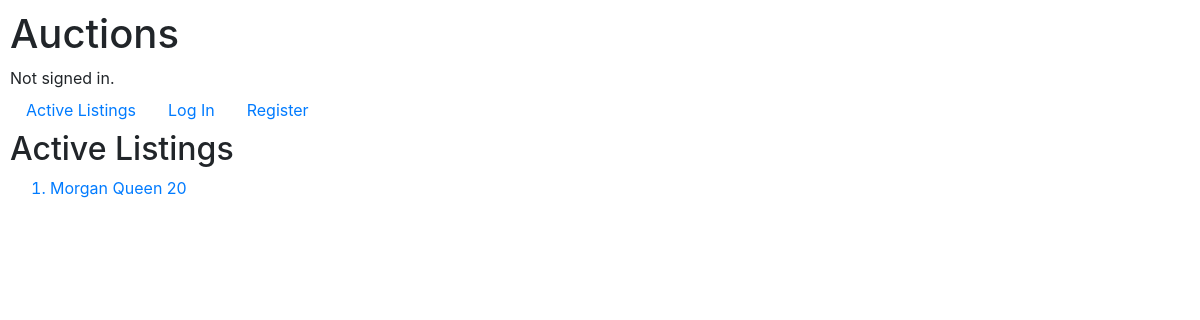
Before: /auctions/ with the older database file.
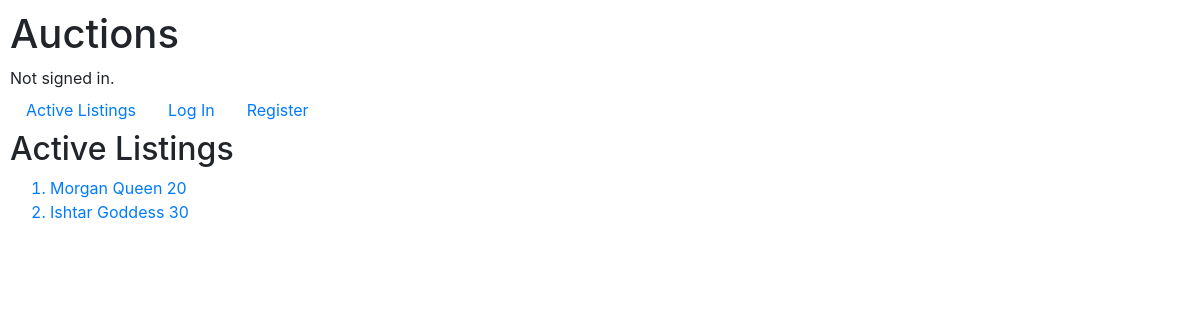
After: the same page with the newer database file.
### auctions/models.py (models this page shows)
class Listing(models.Model):
    creator = models.CharField(max_length=64)
    title = models.CharField(max_length=64)
    description = models.CharField(max_length=64)
    price = models.IntegerField()
    winner = models.CharField(max_length=64, default="None")
    status = models.CharField(max_length=64, default="active")
    users = models.ManyToManyField(User, blank=True, related_name= "wishlist")
    def __str__(self):
        return f"{self.title} {self.description} {self.price}"

### auctions/views.py (the view)
# urls.py: path("", views.index, name="index"),
def index(request):
    return render(request, "auctions/index.html", {
        "listings": Listing.objects.all()
    })

### auctions/templates/auctions/index.html
{% extends "auctions/layout.html" %}
{% block body %}
    <h2>Active Listings</h2>
    <ol>
        {% for listing in listings %}
            <a href="{% url 'listing' listing.id %}"><li>{{ listing }}</li></a>
        {% endfor %}
    </ol>
{% endblock %}

Changed rows visible on the page:
added Listing: title+description+price "Ishtar Goddess 30"
